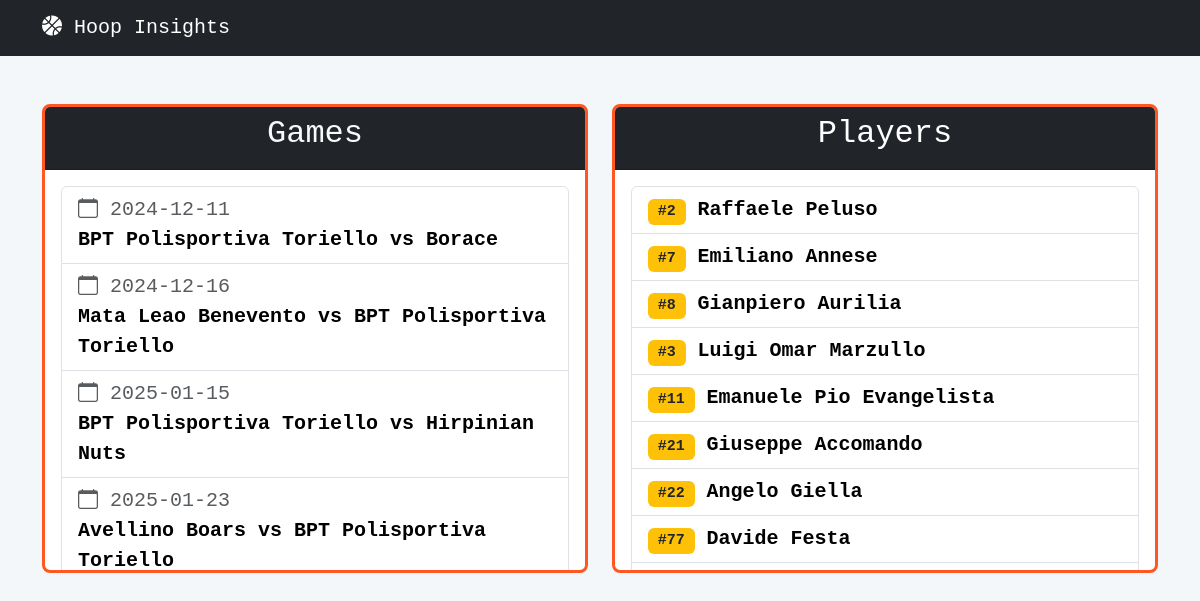
The page / on the database its author committed.
### tables this page shows
CREATE TABLE games (
    id INTEGER PRIMARY KEY AUTOINCREMENT,
    home_team VARCHAR(255),
    away_team VARCHAR(255),
    home_score INTEGER,
    away_score INTEGER,
    location VARCHAR(255),
    date DATE
);

CREATE TABLE players (
    id INTEGER PRIMARY KEY AUTOINCREMENT,
    name VARCHAR(255),
    jersey INTEGER,
    position VARCHAR(255),
    height REAL,
    weight REAL,
    age INTEGER,
    ppg REAL DEFAULT 0,
    rpg REAL DEFAULT 0,
    apg REAL DEFAULT 0,
    fpg REAL DEFAULT 0
);

### app.py (the view)
@app.route("/")
def home():
    connection = get_connection()
    if connection:
        cursor = connection.cursor()
        cursor.execute("SELECT * FROM games")
        games = cursor.fetchall()
        cursor.execute("SELECT * FROM players")
        players = cursor.fetchall()
        connection.close()
        return render_template("home.html", games=games, players=players)
    else:
        return {"error": "Database error"}, 500

### app.py (called while the page is built)
def get_connection():
    connection = sqlite3.connect("data/database.db")
    connection.row_factory = sqlite3.Row
    return connection

### templates/home.html
{% extends "base.html" %} {% block content %}
<div class="row g-4 mt-0">
  <div class="col-md-6">
    <div class="card border-warning">
      <div class="card-header bg-dark text-light text-center">
        <h2>Games</h2>
      </div>
      <div class="card-body" style="max-height: 400px; overflow-y: auto">
        <ul class="list-group">
          {% for game in games %}
          <li class="list-group-item">
            <span class="text-muted">
              <i class="bi bi-calendar"></i> {{ game['date'] }}
            </span>
            <br />
            <a href="{{ url_for('get_game', id=game['id']) }}">
              <span>{{ game['home_team'] }} vs {{ game['away_team'] }}</span>
            </a>
          </li>
          {% endfor %}
        </ul>
      </div>
    </div>
  </div>
  <div class="col-md-6">
    <div class="card border-warning">
      <div class="card-header bg-dark text-white text-center">
        <h2>Players</h2>
      </div>
      <div class="card-body" style="max-height: 400px; overflow-y: auto">
        <ul class="list-group">
          {% for player in players %}
          <li class="list-group-item">
            <span class="badge bg-warning text-dark"
              >#{{player['jersey'] }}</span
            >
            <a href="{{ url_for('get_player', id=player['id']) }}">
              <span>{{ player['name'] }}</span>
            </a>
          </li>
          {% endfor %}
        </ul>
      </div>
    </div>
  </div>
</div>
{% endblock %}

### static/styles.css (style rules this page uses)
body { font-family: "Consolas", monospace; font-size: 20px; background-color: #f4f7fa; color: #333; margin: 0; padding: 0; }
.card.border-warning { border: 3px solid #ff5722 !important; border-radius: 8px; }
.card a { color: black; text-decoration: none; font-weight: bold; transition: color 0.1s ease; }

### rows shown on the page
games: date "2024-12-11", home_team "BPT Polisportiva Toriello", away_team "Borace"
games: date "2024-12-16", home_team "Mata Leao Benevento", away_team "BPT Polisportiva Toriello"
games: date "2025-01-15", home_team "BPT Polisportiva Toriello", away_team "Hirpinian Nuts"
games: date "2025-01-23", home_team "Avellino Boars", away_team "BPT Polisportiva Toriello"
players: jersey "2", name "Raffaele Peluso"
players: jersey "7", name "Emiliano Annese"
players: jersey "8", name "Gianpiero Aurilia"
players: jersey "3", name "Luigi Omar Marzullo"
players: jersey "11", name "Emanuele Pio Evangelista"
players: jersey "21", name "Giuseppe Accomando"
players: jersey "22", name "Angelo Giella"
players: jersey "77", name "Davide Festa"
